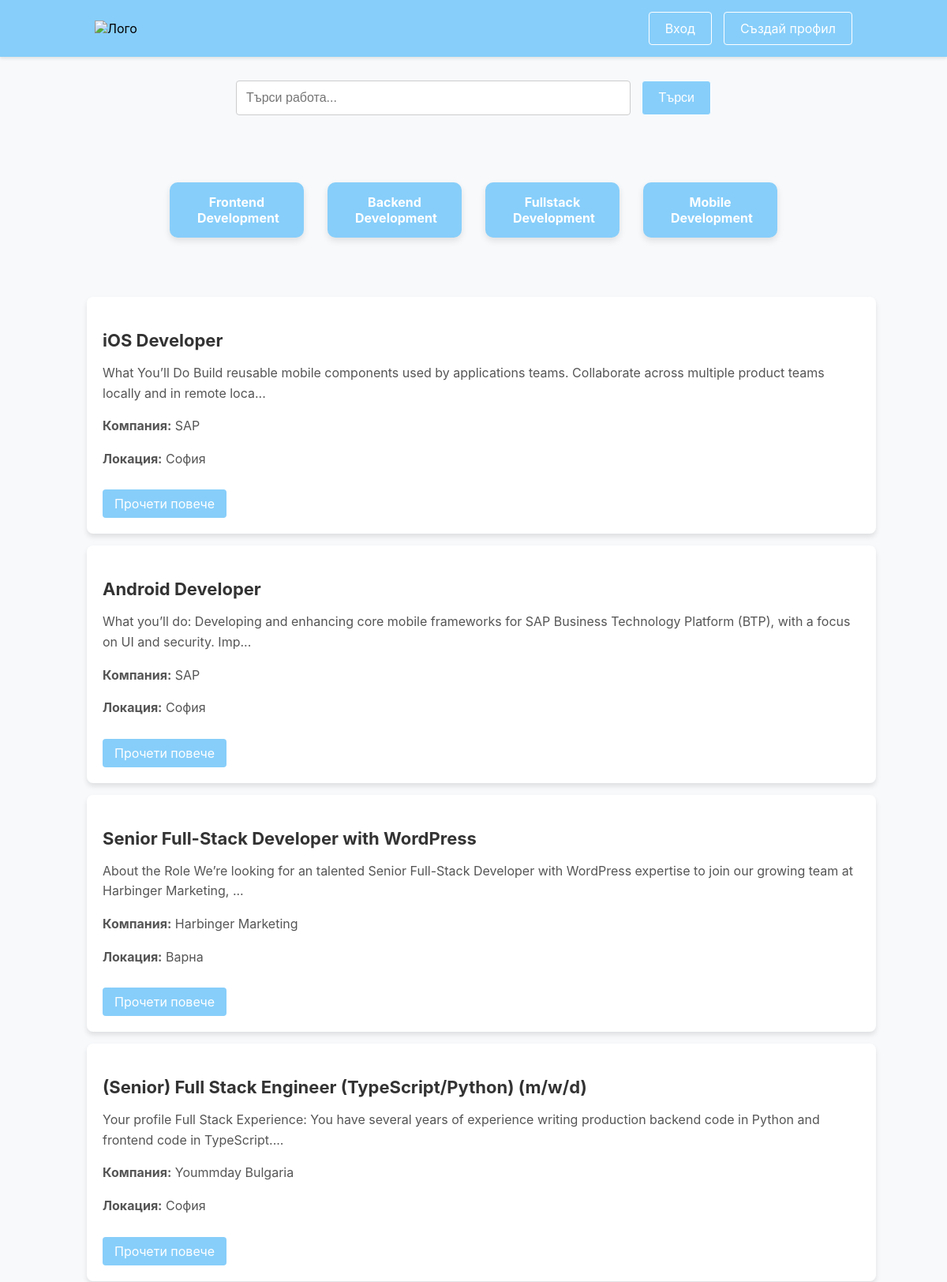
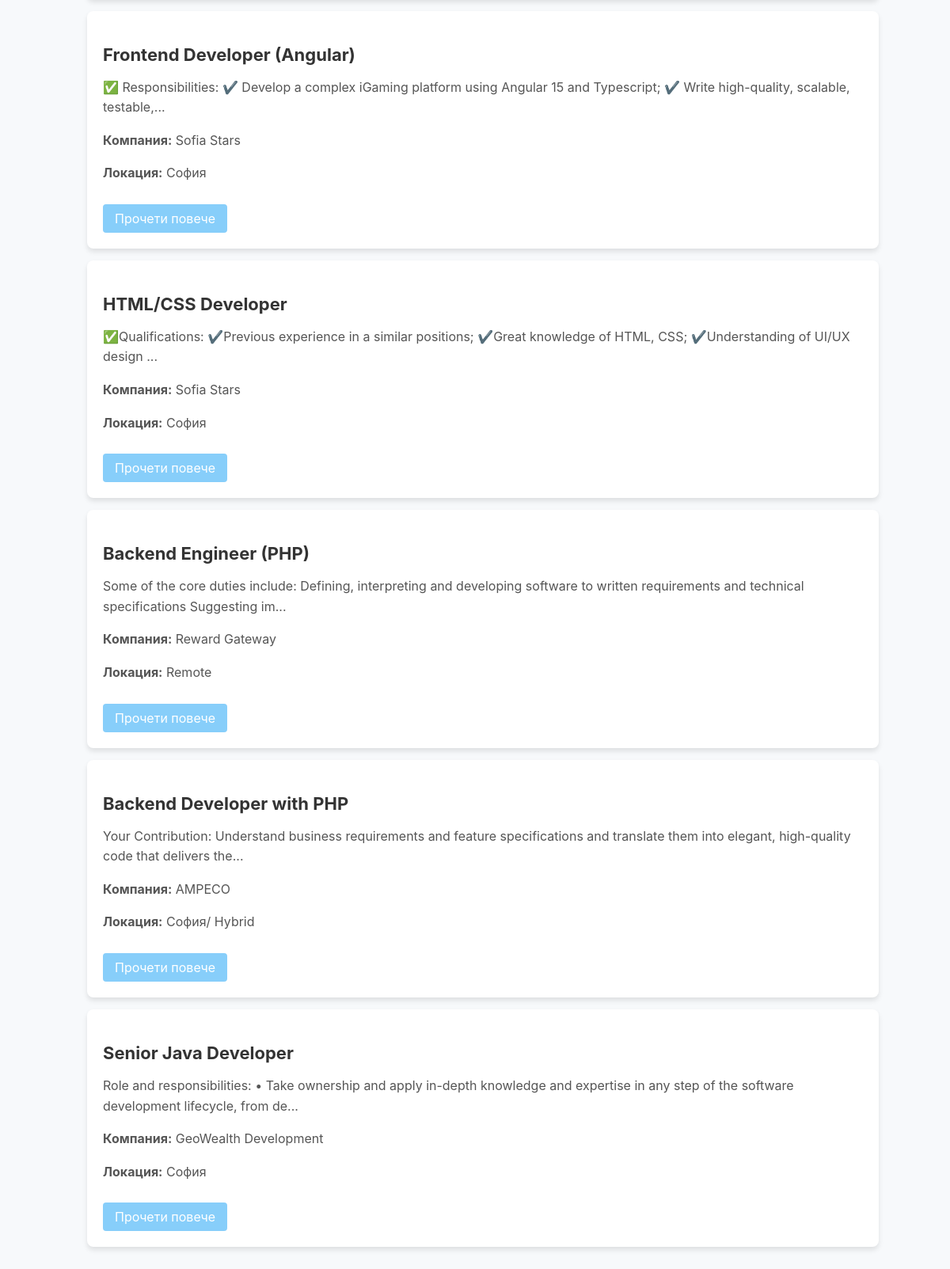
The page / on the database its author committed (2 pictures, top to bottom).
### tables this page shows
CREATE TABLE `jobs` (
  `job_id` int(11) NOT NULL,
  `title` varchar(255) NOT NULL,
  `description` text DEFAULT NULL,
  `salary` decimal(10,2) DEFAULT NULL,
  `location` varchar(255) DEFAULT NULL,
  `company` varchar(255) DEFAULT NULL,
  `created_at` timestamp NOT NULL DEFAULT current_timestamp(),
  `category` enum('Frontend','Backend','Fullstack','Mobile') NOT NULL
);

### index.php (the view, shortened to what this page needs)
<?php
include 'db_connection.php';
$search_term = '';
$query = "SELECT * FROM jobs";
if ($stmt = $conn->prepare($query)) {
    $stmt->execute();
    $result = $stmt->get_result();
} else {
    die("Грешка при подготовката на заявката: " . $conn->error);
}
?>
<!DOCTYPE html>
<html lang="bg">
<head>
    <link rel="stylesheet" href="styles.css">
</head>
<body>
<div class="navbar">
    <div class="logo">
        <a href="index.php"><img src="logo/rabota.bg.png" alt="Лого" class="logo-img" /></a>
    </div>
    <div class="nav-links">
        <?php if (isset($_SESSION['user_id'])): ?>
            <a href="profile.php" class="button">Профил</a>
            <a href="logout.php" class="button">Изход</a>
            <?php if ($_SESSION['role'] == 'employer'): ?>
                <a href="create_job.php" class="button">Качи обява</a>
            <?php endif; ?>
        <?php else: ?>
            <a href="login.php" class="button">Вход</a>
            <a href="register.php" class="button">Създай профил</a>
        <?php endif; ?>
    </div>
</div>
<div class="search section">
    <form method="POST" action="">
        <input type="text" name="search_term" placeholder="Търси работа..." value="<?php echo htmlspecialchars($search_term); ?>">
        <button type="submit" name="search" class="button">Търси</button>
    </form>
</div>
<div class="category-section section">
    <a href="frontend.php" class="category-box">Frontend Development</a>
    <a href="backend.php" class="category-box">Backend Development</a>
    <a href="fullstack.php" class="category-box">Fullstack Development</a>
    <a href="mobile.php" class="category-box">Mobile Development</a>
</div>
<div class="job-list section" id="job-list">
    <?php
    if ($result && $result->num_rows > 0) {
        while ($row = $result->fetch_assoc()) {
            ?>
            <div class="job">
                <h3><?php echo htmlspecialchars($row['title']); ?></h3>
                <p><?php echo substr(htmlspecialchars($row['description']), 0, 150); ?>...</p>
                <p><strong>Компания:</strong> <?php echo htmlspecialchars($row['company']); ?></p>
                <p><strong>Локация:</strong> <?php echo htmlspecialchars($row['location']); ?></p>
                <a href="view_jobs.php?id=<?php echo $row['job_id']; ?>" class="view-more">Прочети повече</a>
            </div>
            <?php
        }
    } else {
        echo "<p>Няма публикувани обяви за работа.</p>";
    }
    ?>
</div>
</body>
</html>

### styles.css (style rules this page uses)
body { font-family: 'Inter', sans-serif; margin: 0; padding: 0; background-color: #f7f9fb; }
a { text-decoration: none; color: inherit; }
.navbar { background-color: #87CEFA; display: flex; justify-content: space-between; align-items: center; padding: 15px 10%; box-shadow: 0 2px 4px rgba(0, 0, 0, 0.1); }
.logo-img { width: 150px; height: auto; }
.nav-links { display: flex; justify-content: flex-end; align-items: center; }
.nav-links .button { color: #fff; font-size: 16px; padding: 10px 20px; margin-left: 15px; background-color: #87CEFA; border: 1px solid #fff; border-radius: 4px; cursor: pointer; transition: background-color 0.3s, transform 0.2s; }
.search { display: flex; justify-content: center; align-items: center; padding: 30px 0; }
.search input { padding: 12px 40px 12px 12px; width: 500px !important; border-radius: 4px; border: 1px solid #ccc; font-size: 16px; transition: border-color 0.3s; position: relative; }
.search .button { padding: 12px 20px; background-color: #87CEFA; color: white; border: 1px solid #fff; border-radius: 4px; font-size: 16px; cursor: pointer; transition: background-color 0.3s, transform 0.2s; margin-left: 10px; }
.job-list { max-width: 1000px; margin: 0 auto; padding: 20px 10px 20px 30px; }
input, textarea, select { width: 100%; padding: 12px; margin-bottom: 15px; border: 1px solid #ddd; border-radius: 5px; font-size: 16px; transition: border-color 0.3s; box-sizing: border-box; }
button { width: 100%; padding: 12px; background-color: #87CEFA; color: white; border: 1px solid #fff; border-radius: 5px; font-size: 16px; cursor: pointer; transition: background-color 0.3s, transform 0.2s; }
.category-section { display: flex; justify-content: center; gap: 30px; margin: 40px 0; }
.category-box { padding: 15px 35px; background-color: #87CEFA; color: white; font-size: 16px; font-weight: bold; text-align: center; border-radius: 10px; box-shadow: 0 4px 8px rgba(0, 0, 0, 0.1); transition: background-color 0.3s, transform 0.2s; width: 100px; }
.job { background-color: #fff; padding: 20px; margin: 15px 0; border-radius: 8px; box-shadow: 0 4px 6px rgba(0, 0, 0, 0.1); transition: box-shadow 0.3s; }
.job h3 { font-size: 22px; color: #333; margin-bottom: 10px; }
.job p { font-size: 16px; color: #555; line-height: 1.6; }
.job a.view-more { display: inline-block; margin-top: 10px; padding: 8px 15px; background-color: #87CEFA; color: white; text-decoration: none; border-radius: 4px; transition: background-color 0.3s; }
.button, .apply-button { background-color: #87CEFA; color: white; padding: 8px 16px; border: 1px solid #fff; border-radius: 4px; font-size: 16px; cursor: pointer; transition: background-color 0.3s, transform 0.2s; max-width: 200px; width: auto; text-align: center; }

### rows shown on the page
jobs: title "iOS Developer", description "What You’ll Do Build reusable mobile components used by applications teams. Collaborate across multiple product teams locally and in remote loca", company "SAP", location "София"
jobs: title "Android Developer", description "What you’ll do: Developing and enhancing core mobile frameworks for SAP Business Technology Platform (BTP), with a focus on UI and security. Imp", company "SAP", location "София"
jobs: title "Senior Full-Stack Developer with WordPress", description "About the Role We’re looking for an talented Senior Full-Stack Developer with WordPress expertise to join our growing team at Harbinger Marketing,", company "Harbinger Marketing", location "Варна"
jobs: title "(Senior) Full Stack Engineer (TypeScript/Python) (m/w/d)", description "Your profile Full Stack Experience: You have several years of experience writing production backend code in Python and frontend code in TypeScript.", company "Yoummday Bulgaria", location "София"
jobs: title "Frontend Developer (Angular)", description "✅ Responsibilities: ✔️ Develop a complex iGaming platform using Angular 15 and Typescript; ✔️ Write high-quality, scalable, testable,", company "Sofia Stars", location "София"
jobs: title "HTML/CSS Developer", description "✅Qualifications: ✔️Previous experience in a similar positions; ✔️Great knowledge of HTML, CSS; ✔️Understanding of UI/UX design", company "Sofia Stars", location "София"
jobs: title "Backend Engineer (PHP)", description "Some of the core duties include: Defining, interpreting and developing software to written requirements and technical specifications Suggesting im", company "Reward Gateway", location "Remote"
jobs: title "Backend Developer with PHP", description "Your Contribution: Understand business requirements and feature specifications and translate them into elegant, high-quality code that delivers the", company "AMPECO", location "София/ Hybrid"
jobs: title "Senior Java Developer", description "Role and responsibilities: • Take ownership and apply in-depth knowledge and expertise in any step of the software development lifecycle, from de", company "GeoWealth Development", location "София"
